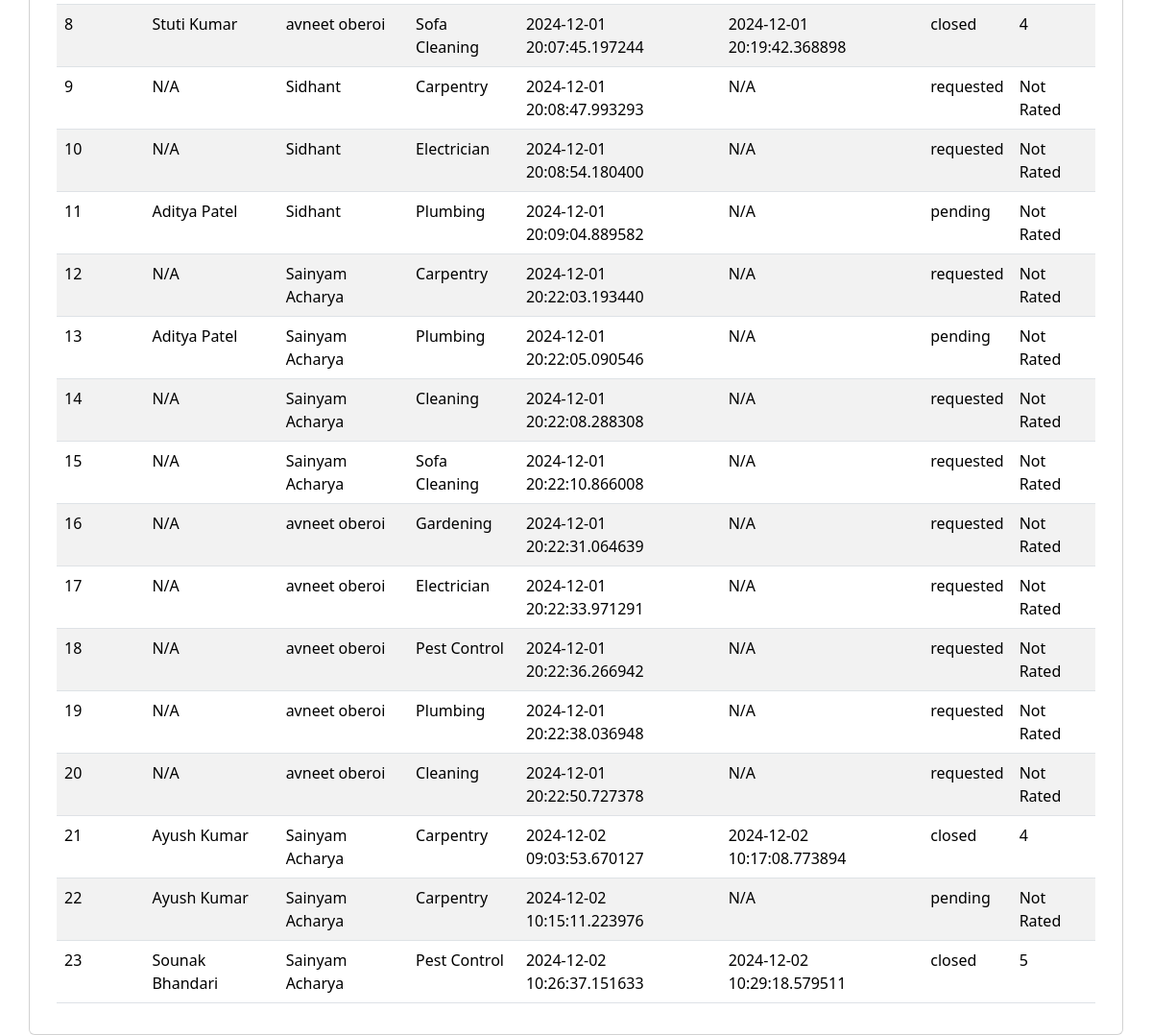
The page /admindashboard/Plumbing (lower part) on the database as committed earlier.
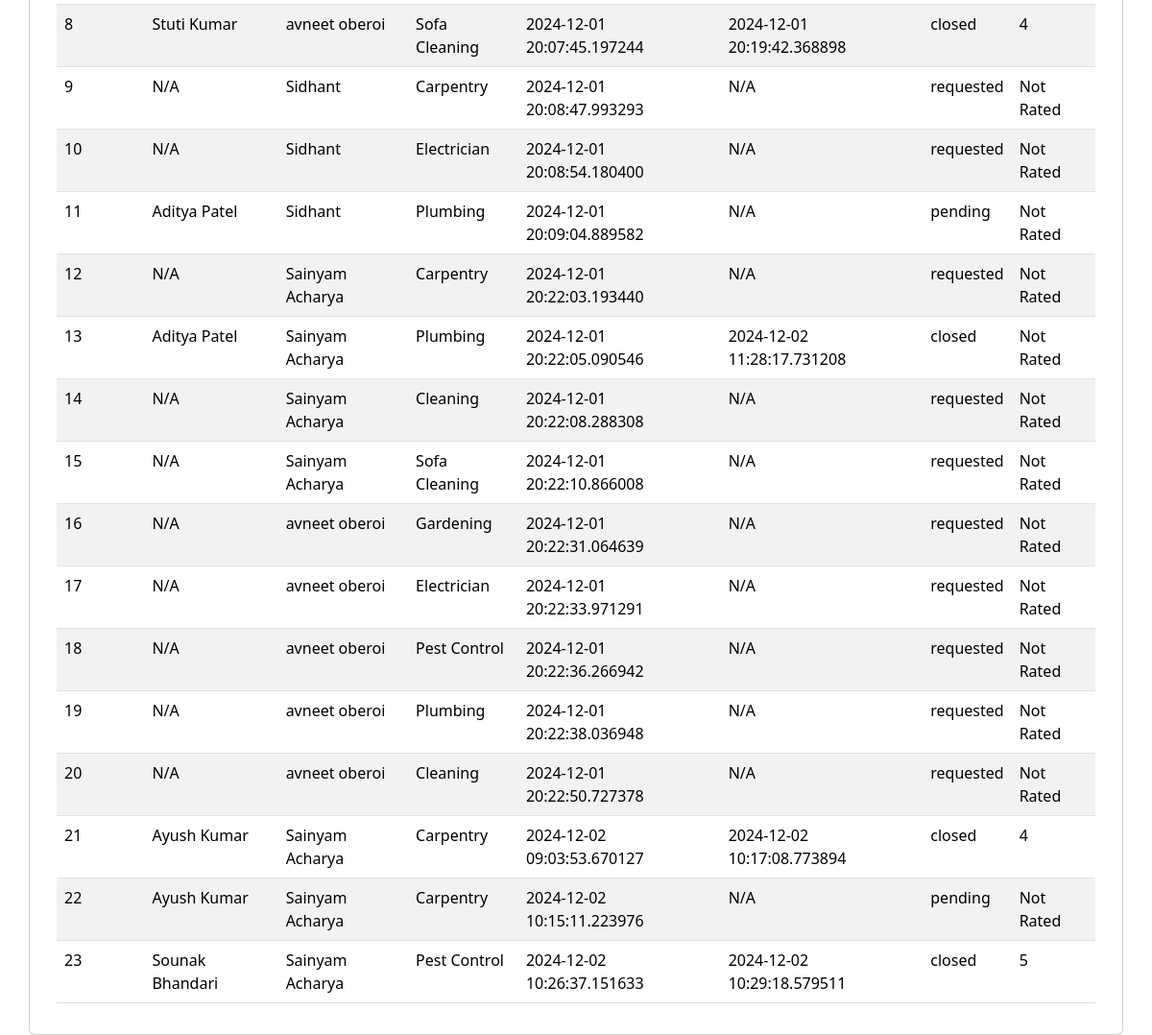
The same page on the database as committed later.
### backend/models.py (models this page shows)
class ServiceRequest(db.Model):
    __tablename__ = 'service_requests'
    id = db.Column(db.Integer, primary_key=True)
    user_id = db.Column(db.Integer, db.ForeignKey('user.id'), nullable=False)
    professional_id = db.Column(db.Integer, db.ForeignKey('professional.id'), nullable=True)
    service_id = db.Column(db.Integer, db.ForeignKey('service.id'), nullable=False)
    date_of_request = db.Column(db.DateTime, nullable=False)
    date_of_completion = db.Column(db.DateTime)
    service_status = db.Column(db.String(20), nullable=False)  # 'requested', 'pending' , 'closed',
    rating = db.Column(db.Integer)  # out of 5
    remarks = db.Column(db.Text)

class Professional(db.Model):
    __tablename__ = 'professional'
    id = db.Column(db.Integer, primary_key=True)
    email = db.Column(db.String(120), unique=True, nullable=False)
    password = db.Column(db.String(120), nullable=False)
    role = db.Column(db.Integer, default=2)   #1 for customer, 2 for professional, 3 for admin
    full_name = db.Column(db.String(100), nullable=False)
    service_name = db.Column(db.String(100), nullable=False)
    experience = db.Column(db.Integer, nullable=False)
    uploaded_documents = db.Column(db.String(255))  # Stores file path or URL
    address = db.Column(db.String(255), nullable=False)
    pincode = db.Column(db.Integer, nullable=False)
    status = db.Column(db.String(10), nullable=False, default='pending') # for approval of admin
    service_requests = db.relationship('ServiceRequest',cascade="all,delete", backref='professional', lazy='dynamic') #relationship: professionals can access its service requests

class User(db.Model):
    __tablename__ = 'user'
    id = db.Column(db.Integer, primary_key=True)
    email = db.Column(db.String(120), unique=True, nullable=False)
    password = db.Column(db.String(120), nullable=False)
    role = db.Column(db.Integer, default=1)  # 1 for customer, 2 for professional, 0 for admin
    full_name = db.Column(db.String(120), nullable=False)
    address = db.Column(db.String(255), nullable=False)
    pincode = db.Column(db.Integer, nullable=False)
    service_requests = db.relationship('ServiceRequest',cascade="all,delete", backref='user', lazy='dynamic') #lazy is a server property

class Service(db.Model):
    __tablename__ = 'service'
    id = db.Column(db.Integer, primary_key=True)
    name = db.Column(db.String(100), nullable=False)
    price = db.Column(db.Float, nullable=False)
    duration = db.Column(db.Integer, nullable=False)  # in minutes
    description = db.Column(db.Text, nullable=False)
    service_requests = db.relationship('ServiceRequest', cascade="all,delete", backref='service', lazy='dynamic')

### backend/controllers.py (the view)
@app.route('/admindashboard/<name>')
def admin_dashboard(name):
    services=get_services()  # for rendering for-loops of jinja templating
    user_count = User.query.filter_by(role=1).count()  # for calculating user count
    prof_count = Professional.query.filter_by(status='approved').count()  # for calculating prof count
    pending_prof = Professional.query.filter_by(status='pending').all()  #for seeing all pending professionals
    service_requests = ServiceRequest.query.join(Service).join(User).outerjoin(Professional).all()
    return render_template("admin_dashboard.html", user = User.query.filter_by(role=0).first(), name=name, services=services, user_count=user_count, professional_count=prof_count, pending_prof=pending_prof , results=service_requests)

### backend/controllers.py (called while the page is built)
def get_services():
    services=Service.query.all()
    return services

### templates/admin_dashboard.html (shortened to what this page needs)
{% extends "base_dashboard.html" %}
{% block dashboard_content %}
<div class="row">
<div class="card mt-4">
    <div class="card-body">
        {% if results %}
        <table class="table table-striped">
            <tbody>
                {% for result in results %}
                <tr>
                    <td>{{ result.id }}</td>
                    <td>{{ result.professional.full_name if result.professional else 'N/A' }}</td>
                    <td>{{ result.user.full_name }}</td>
                    <td>{{ result.service.name }}</td>
                    <td>{{ result.date_of_request }}</td>
                    <td>{{ result.date_of_completion if result.date_of_completion else 'N/A' }}</td>
                    <td>{{ result.service_status }}</td>
                    <td>{{ result.rating if result.rating else 'Not Rated' }}</td>
                </tr>
                {% endfor %}
            </tbody>
        </table>
        {% else %}
        <p>No service requests are currently available.</p>
        {% endif %}
    </div>
</div>
{% endblock %}

Rows that differ between the two databases and show on the page:
changed ServiceRequest id 13: date_of_completion "N/A" → "2024-12-02 11:28:17.731208"; service_status "pending" → "closed"
